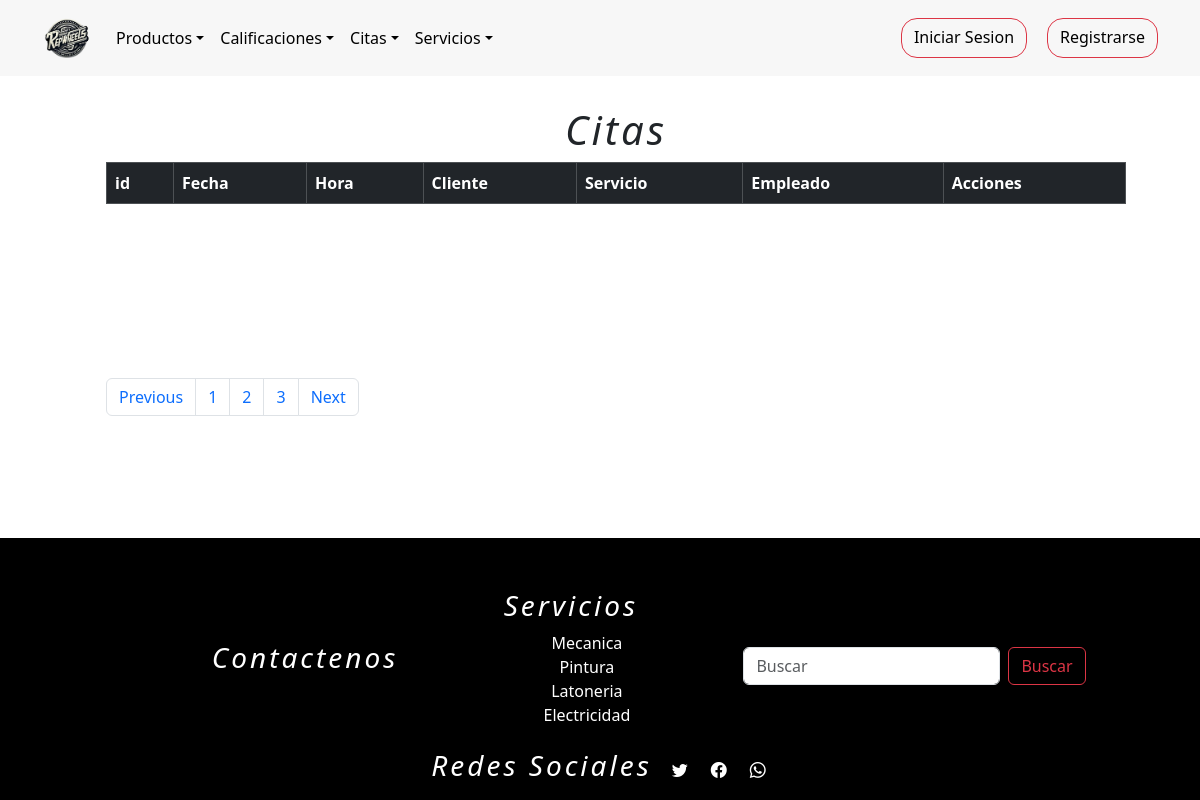
Page /listarCita on the earlier database version.
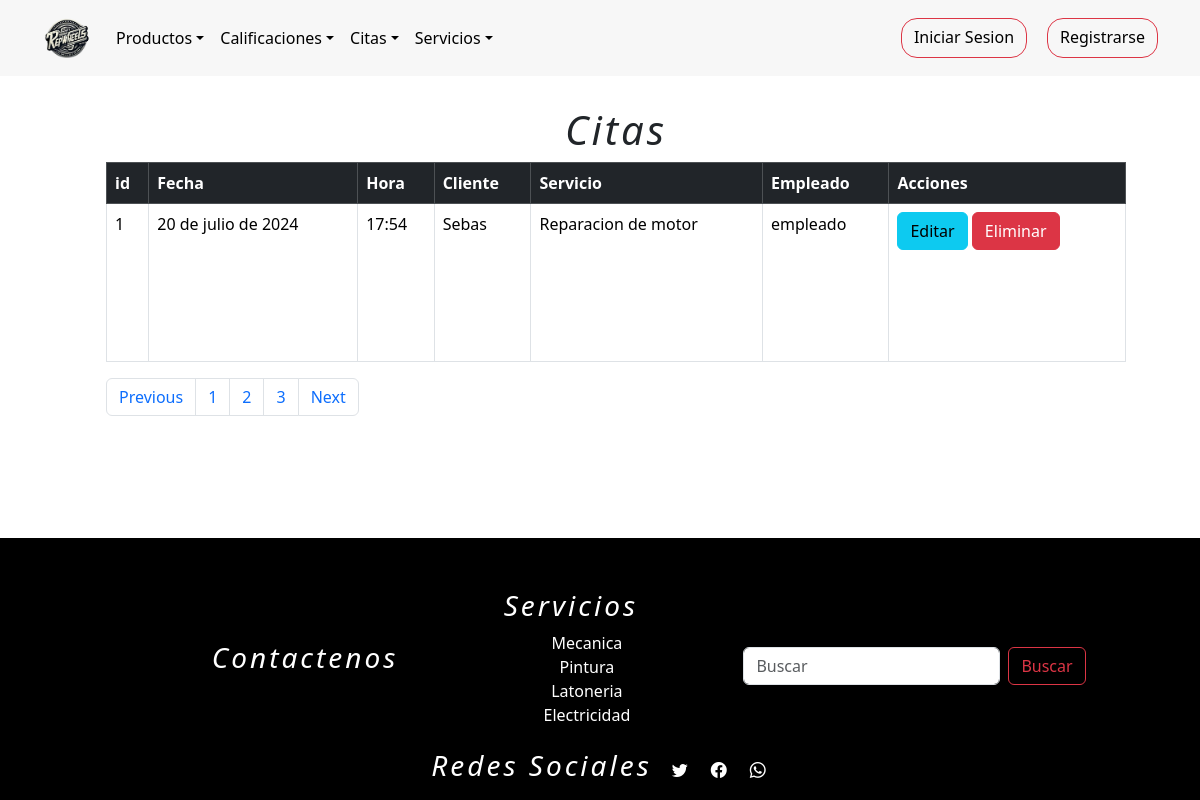
Same page on the later database version.
### tienda/models.py (models this page shows, shortened)
class Citas(models.Model):
    fechaServicio = models.DateField(null=True)
    hora = models.TimeField(null=True)
    hora_fin = models.TimeField()
    cliente = models.ForeignKey(Usuarios,on_delete=models.DO_NOTHING,blank=False,null=True,related_name='cliente')
    servicio = models.ForeignKey(Servicios,on_delete=models.DO_NOTHING,blank=False,null=False)
    empleado = models.ForeignKey(Usuarios, on_delete=models.DO_NOTHING,blank=False,null=True,related_name='empleado')
    estados = (
        (1,"Pendiente"),
        (2,"Cancelado"),
        (3,"Finalizada"),
    )
    estado = models.IntegerField(choices=estados,default=1)

class Usuarios(AbstractUser):
    username = None
    nombre = models.CharField(max_length=254)
    email = models.EmailField(max_length=254, unique=True,blank=False,null=True)
    password = models.CharField(max_length=254,blank=False,null=True)
    foto = models.ImageField(upload_to="media/", default="media/user.png")
    token_recuperar = models.CharField(max_length=254,blank=False,null=False,default=0)
    telefono=models.IntegerField(null=False,blank=True,default='0')
    cargo = models.CharField(max_length=254,null=False)
    direccion=models.CharField(max_length=254)
    cedula=models.IntegerField(blank=True,null=False,default='0')
    ROLES = (
        (1,"administrador"),
        (2,"proveedor"),
        (3,"empleado"),
        (4,"cliente"),
    )
    rol=models.IntegerField(choices=ROLES,default=4)
    n = models.IntegerField(blank=True,null=False,default=0)
    USERNAME_FIELD = "email"
    REQUIRED_FIELDS = ["nombre"]
    objects = CustomUserManager()
    def __str__(self):
        return self.nombre

class Servicios(models.Model):
    nombre=models.CharField(max_length=254)
    descripcion_servicio = models.TextField()
    foto = models.ImageField(upload_to="media/", default="media/servicio.jpg")
    precio = models.IntegerField(null=False,blank=False,default=100000)
    def __str__(self):
        return self.nombre

### tienda/views.py (the view)
# urls.py: path("listarCita", views.listarCita, name="listarCita"),
def listarCita(request):
    q = Citas.objects.all()
    contexto = {"data": q}
    return render(request, "tienda/citas/listarCita.html", contexto)

### tienda/templates/tienda/citas/listarCita.html (shortened to what this page needs)
{% extends 'tienda/base1.html' %}
{% load static %}
{% block contenedor %}
<div class="container-fluid m-3" style="padding:90px;">
    <h1>Citas</h1>
        <table class="table table-bordered">
            <thead class="table-dark">
                <tr>
                    <th>id</th>
                    <th>Fecha</th>
                    <th>Hora</th>
                    <th>Cliente</th>
                    <th>Servicio</th>
                    <th>Empleado</th>
                    <th>Acciones</th>
                </tr>
            </thead>
            <tbody>
                {% for r in data %}
                    <tr>
                        <td>{{ r.id }}</td>
                        <td>{{ r.fechaServicio }}</td>
                        <td>{{ r.hora }}</td>
                        <td>{{ r.cliente }}</td>
                        <td>{{ r.servicio }}</td>
                        <td>{{ r.empleado }}</td>
                        <td>
                            <a class="btn btn-info" href="{% url 'cita_formulario_editar' r.id %}">Editar</a>
                            <a class="btn btn-danger" href="javascript:eliminar('{% url 'citaEliminar' r.id %}')">Eliminar</a>
                        </td>
                    </tr>
                {% endfor %}
            </tbody>
        </table>
        <nav aria-label="Page navigation example">
            <ul class="pagination">
                <li class="page-item"><a class="page-link" href="#">Previous</a></li>
                <li class="page-item"><a class="page-link" href="#">1</a></li>
                <li class="page-item"><a class="page-link" href="#">2</a></li>
                <li class="page-item"><a class="page-link" href="#">3</a></li>
                <li class="page-item"><a class="page-link" href="#">Next</a></li>
            </ul>
        </nav>
</div>
{% endblock %}

Differences in the rows shown:
added Citas: id "1", fechaServicio "20 de julio de 2024", hora "17:54", cliente "Sebas", servicio "Reparacion de motor", empleado "empleado"
